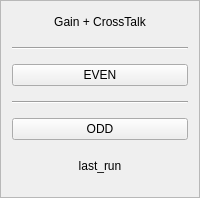
     <widget class="QFrame" name="frame_4">
      <property name="sizePolicy">
       <sizepolicy hsizetype="Minimum" vsizetype="Preferred">
        <horstretch>0</horstretch>
        <verstretch>0</verstretch>
       </sizepolicy>
      </property>
      <property name="minimumSize">
       <size>
        <width>100</width>
        <height>0</height>
       </size>
      </property>
      <property name="frameShape">
       <enum>QFrame::Shape::StyledPanel</enum>
      </property>
      <property name="frameShadow">
       <enum>QFrame::Shadow::Raised</enum>
      </property>
      <layout class="QVBoxLayout" name="verticalLayout_5">
       <item>
        <widget class="QLabel" name="gain_label">
         <property name="sizePolicy">
          <sizepolicy hsizetype="Minimum" vsizetype="Fixed">
           <horstretch>0</horstretch>
           <verstretch>0</verstretch>
          </sizepolicy>
         </property>
         <property name="minimumSize">
          <size>
           <width>60</width>
           <height>20</height>
          </size>
         </property>
         <property name="text">
          <string>Gain + CrossTalk</string>
         </property>
         <property name="alignment">
          <set>Qt::AlignmentFlag::AlignCenter</set>
         </property>
        </widget>
       </item>
       <item>
        <widget class="Line" name="line_4">
         <property name="sizePolicy">
          <sizepolicy hsizetype="Preferred" vsizetype="Fixed">
           <horstretch>0</horstretch>
           <verstretch>0</verstretch>
          </sizepolicy>
         </property>
         <property name="minimumSize">
          <size>
           <width>60</width>
           <height>20</height>
          </size>
         </property>
         <property name="orientation">
          <enum>Qt::Orientation::Horizontal</enum>
         </property>
        </widget>
       </item>
       <item>
        <widget class="QPushButton" name="gain_cross_even_btn">
         <property name="sizePolicy">
          <sizepolicy hsizetype="Minimum" vsizetype="Fixed">
           <horstretch>0</horstretch>
           <verstretch>0</verstretch>
          </sizepolicy>
         </property>
         <property name="minimumSize">
          <size>
           <width>160</width>
           <height>20</height>
          </size>
         </property>
         <property name="text">
          <string>EVEN</string>
         </property>
         <attribute name="buttonGroup">
          <string notr="true">buttonGroup</string>
         </attribute>
        </widget>
       </item>
       <item>
        <widget class="Line" name="line_7">
         <property name="sizePolicy">
          <sizepolicy hsizetype="Preferred" vsizetype="Fixed">
           <horstretch>0</horstretch>
           <verstretch>0</verstretch>
          </sizepolicy>
         </property>
         <property name="minimumSize">
          <size>
           <width>60</width>
           <height>20</height>
          </size>
         </property>
         <property name="orientation">
          <enum>Qt::Orientation::Horizontal</enum>
         </property>
        </widget>
       </item>
       <item>
        <widget class="QPushButton" name="gain_cross_odd_btn">
         <property name="sizePolicy">
          <sizepolicy hsizetype="Minimum" vsizetype="Fixed">
           <horstretch>0</horstretch>
           <verstretch>0</verstretch>
          </sizepolicy>
         </property>
         <property name="minimumSize">
          <size>
           <width>160</width>
           <height>20</height>
          </size>
         </property>
         <property name="text">
          <string>ODD</string>
         </property>
         <attribute name="buttonGroup">
          <string notr="true">buttonGroup</string>
         </attribute>
        </widget>
       </item>
       <item>
        <widget class="QLabel" name="gain_lastrun_label">
         <property name="sizePolicy">
          <sizepolicy hsizetype="Minimum" vsizetype="Minimum">
           <horstretch>0</horstretch>
           <verstretch>0</verstretch>
          </sizepolicy>
         </property>
         <property name="minimumSize">
          <size>
           <width>60</width>
           <height>40</height>
          </size>
         </property>
         <property name="text">
          <string>last_run</string>
         </property>
         <property name="alignment">
          <set>Qt::AlignmentFlag::AlignCenter</set>
         </property>
         <property name="wordWrap">
          <bool>true</bool>
         </property>
        </widget>
       </item>
      </layout>
     </widget>
